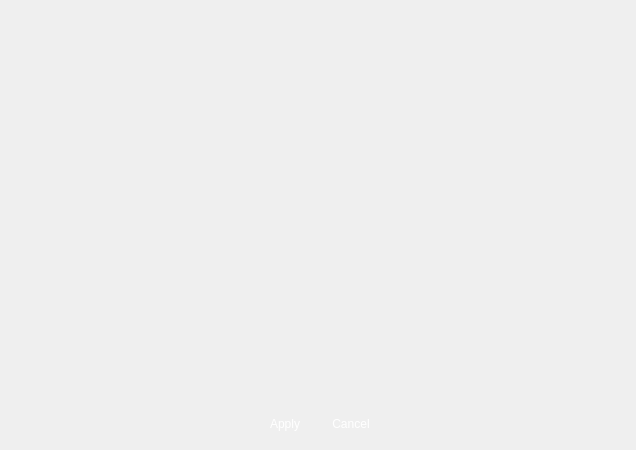
<?xml version="1.0" encoding="UTF-8"?>
<ui version="4.0">
 <class>VSCMotRegConf</class>
 <widget class="QWidget" name="VSCMotRegConf">
  <property name="geometry">
   <rect>
    <x>0</x>
    <y>0</y>
    <width>636</width>
    <height>450</height>
   </rect>
  </property>
  <property name="windowTitle">
   <string>Motion Region</string>
  </property>
  <property name="windowIcon">
   <iconset resource="../../../main/vscmainwindows.qrc">
    <normaloff>:/logo/resources/vscsmall32.png</normaloff>:/logo/resources/vscsmall32.png</iconset>
  </property>
  <layout class="QVBoxLayout" name="verticalLayout">
   <item>
    <widget class="VMotConf" name="conf" native="true"/>
   </item>
   <item>
    <layout class="QHBoxLayout" name="horizontalLayout">
     <item>
      <spacer name="horizontalSpacer">
       <property name="orientation">
        <enum>Qt::Horizontal</enum>
       </property>
       <property name="sizeHint" stdset="0">
        <size>
         <width>40</width>
         <height>20</height>
        </size>
       </property>
      </spacer>
     </item>
     <item>
      <widget class="QPushButton" name="pushButtonApply">
       <property name="minimumSize">
        <size>
         <width>60</width>
         <height>30</height>
        </size>
       </property>
       <property name="maximumSize">
        <size>
         <width>60</width>
         <height>30</height>
        </size>
       </property>
       <property name="styleSheet">
        <string notr="true">QPushButton { 
border:none;
color:white;
background-image: url(:/action/resources/button.png);}
QPushButton:hover {
	background-image: url(:/action/resources/buttonpress.png);}
QPushButton:pressed {
	background-image: url(:/action/resources/button.png);}
</string>
       </property>
       <property name="text">
        <string>Apply</string>
       </property>
       <property name="iconSize">
        <size>
         <width>60</width>
         <height>40</height>
        </size>
       </property>
      </widget>
     </item>
     <item>
      <widget class="QPushButton" name="pushButtonCancel">
       <property name="minimumSize">
        <size>
         <width>60</width>
         <height>30</height>
        </size>
       </property>
       <property name="maximumSize">
        <size>
         <width>60</width>
         <height>30</height>
        </size>
       </property>
       <property name="styleSheet">
        <string notr="true">QPushButton { 
border:none;
color:white;
background-image: url(:/action/resources/button.png);}
QPushButton:hover {
	background-image: url(:/action/resources/buttonpress.png);}
QPushButton:pressed {
	background-image: url(:/action/resources/button.png);}
</string>
       </property>
       <property name="text">
        <string>Cancel</string>
       </property>
       <property name="iconSize">
        <size>
         <width>60</width>
         <height>40</height>
        </size>
       </property>
      </widget>
     </item>
     <item>
      <spacer name="horizontalSpacer_2">
       <property name="orientation">
        <enum>Qt::Horizontal</enum>
       </property>
       <property name="sizeHint" stdset="0">
        <size>
         <width>40</width>
         <height>20</height>
        </size>
       </property>
      </spacer>
     </item>
    </layout>
   </item>
  </layout>
 </widget>
 <customwidgets>
  <customwidget>
   <class>VMotConf</class>
   <extends>QWidget</extends>
   <header>vmotconf.hpp</header>
   <container>1</container>
  </customwidget>
 </customwidgets>
 <resources>
  <include location="../../../main/vscmainwindows.qrc"/>
 </resources>
 <connections/>
</ui>
